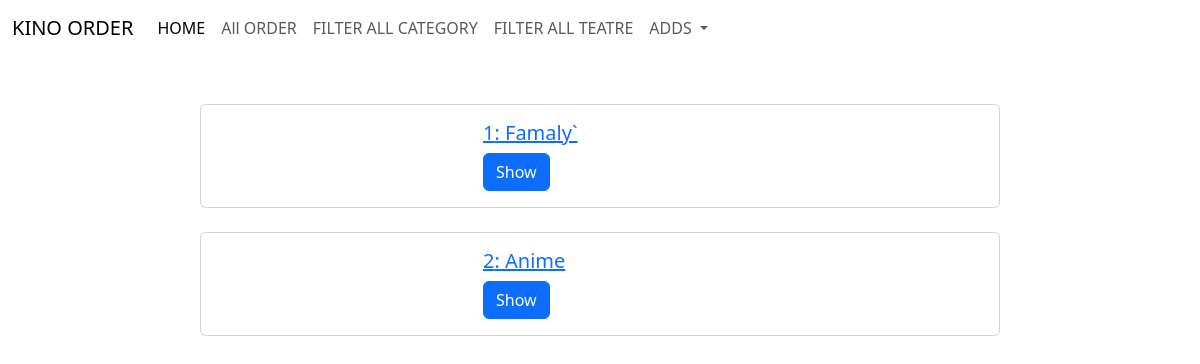
The page /allcategory/ on the database its author committed.
### onlinefilms/models.py (models this page shows, shortened)
class Category(models.Model):
    category_name = models.CharField(max_length=50)
    is_active = models.BooleanField(default=True)

### onlinefilms/views.py (the view)
# urls.py: path("allcategory/", CategoryListView.as_view(), name="allcategorys"),
class CategoryListView(ListView):
    model = Category
    template_name = "allcategory.html"
    context_object_name = 'categorys'

### templates/allcategory.html (shortened to what this page needs)
{% extends "base.html" %}
{% block content %}
<div class="container mt-5">
    {% if categorys.count > 0 %}
        <div class="row justify-content-center">
            {% for category in categorys %}
            <div class="d-flex justify-content-center mb-4">
                <div class="card" style="width: 800px;">
                    <div class="row g-0">
                        <div class="col-md-4">
                        </div>
                        <div class="col-md-8">
                            <div class="card-body">
                                <h5 class="card-title">
                                    <a href="{% url 'detailcategory' category.id %}">{{category.id}}: {{ category.category_name }}</a>
                                </h5>
                                <a href="{% url 'detailcategory' category.id %}" class="btn btn-primary">Show</a>
                            </div>
                        </div>
                    </div>
                </div>
            </div>
            {% endfor %}
        </div>
    {% else %}
        <p>No films available at the moment.</p>
    {% endif %}
</div>
{% endblock content %}

### rows shown on the page
Category: id "1", category_name "Famaly`"
Category: id "2", category_name "Anime"
